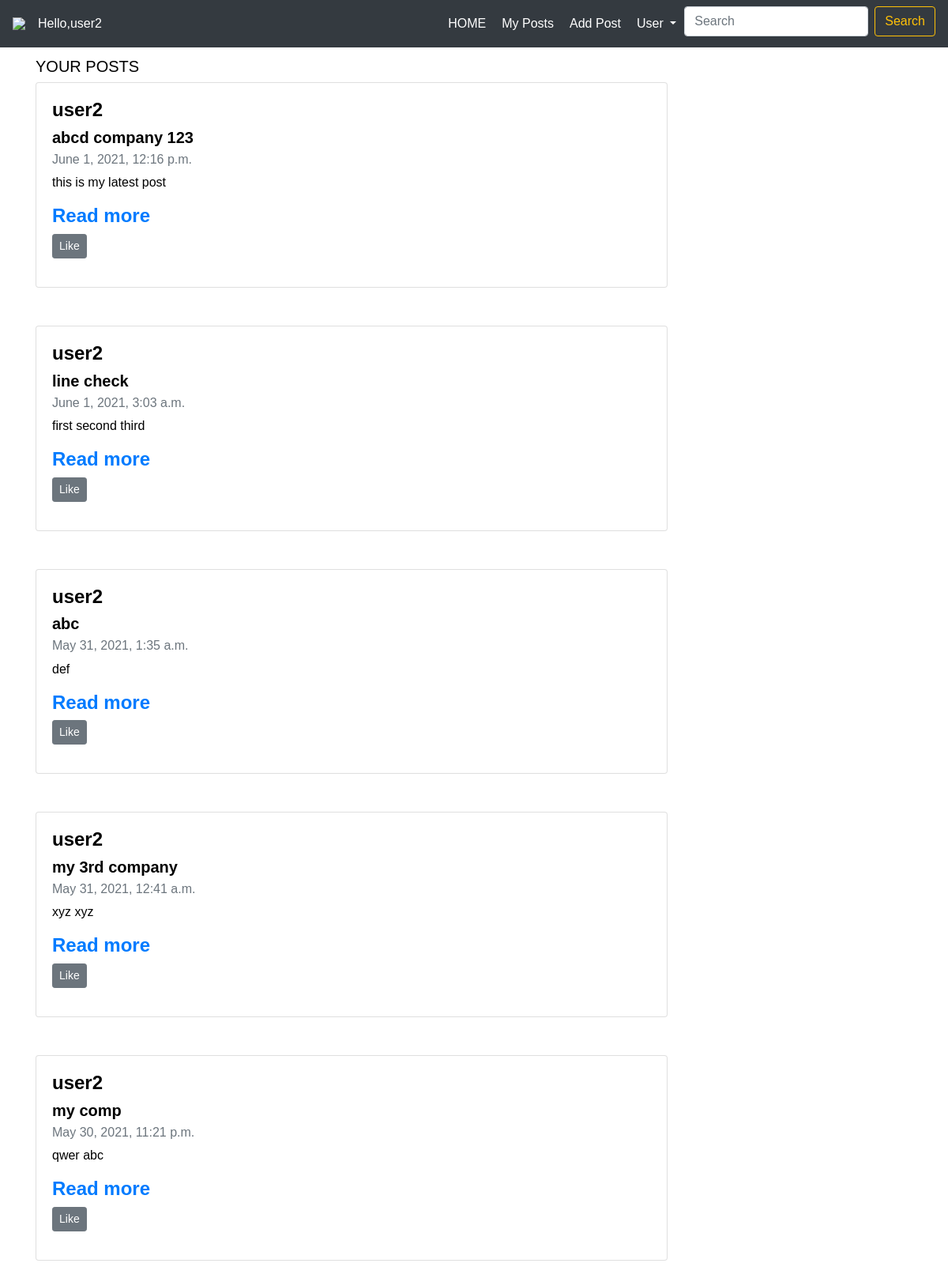
The app's page /userPosts/ (signed in) with its own data.
### accounts/models.py (models this page shows, shortened)
class Post(models.Model):
    student=models.ForeignKey(Student,null=True,on_delete=models.SET_NULL)
    title=models.CharField(max_length=200)
    name=models.CharField(max_length=200)
    desc=models.CharField(max_length=5000)
    pub_date = models.DateTimeField('date published')
    likes=models.ManyToManyField(User,related_name='blog_post')

### accounts/views.py (the view)
# urls.py: path('userPosts/',views.userPosts,name="userPosts"),
@login_required(login_url='login')
def userPosts(request):
    posts=Post.objects.filter(name=str(request.user)).order_by('-id')
    c={'posts':posts}
    return render(request,'accounts/user.html',c)

### accounts/templates/accounts/user.html (shortened to what this page needs)
{% extends 'accounts/main.html'  %}
{% load static %}
{% block content %}
<section id="jobs">
    <div class="container">
        <h5>YOUR POSTS</h5>
        {% if posts %}
        {% for i in posts %}
<div class="company-details">
    <div class="card" style="width: 50rem;">
        <div class="card-body">
            <h4  ><b>{{i.name}}</b></h4>
          <h5 class="card-title"><b>{{i.title}}</b></h5>
          <h6 class="card-subtitle mb-2 text-muted">{{i.pub_date}}</h6>
          <p class="card-text">{{ i.desc | truncatewords:"100"  }}</p>
          <a href="{% url 'post-detail' i.pk %}"><h4><b>Read more</b></h4></a>
          <form action="{% url 'like_post' i.pk %}" method="POST">
            <button type="submit",name="post_id", value="{{ i.id }}",  class="btn btn-secondary btn-sm">Like</button>
         </form>
        </div>
      </div>
      <br>
      <br>
</div>
{% endfor %}
{% else %}
    <h5>NO Posts</h5>
{% endif %}
{% endblock %}

### accounts/templates/accounts/main.html (shortened to what this page needs)
{% load static %}
<html>
    <head>
    <link href="https://cdn.jsdelivr.net/npm/bootstrap@5.0.0-beta3/dist/css/bootstrap.min.css" rel="stylesheet">
    <link rel="stylesheet" type="text/css" href="{% static '/css/main.css' %}">
</head>
    <body class="bg">
        {% include 'accounts/navbar.html' %}
        {% block content %}
        {% endblock %}
    </body>
</html>

### accounts/templates/accounts/navbar.html (shortened to what this page needs)
{% load static %}
<link rel="stylesheet" href="https://cdn.jsdelivr.net/npm/bootstrap@4.6.0/dist/css/bootstrap.min.css">
    <div class="menu-bar" >
      <nav class="navbar navbar-expand-sm bg-dark navbar-dark fixed-top">
        <a class="navbar-brand" href="#"><img src="{% static 'images/logo_st.jpg' %}"></a><span>Hello,{{request.user}} </span>
        <div class="collapse navbar-collapse" id="navbarNav">
          <ul class="navbar-nav ml-auto">
            <li class="nav-item ">
              <a class="nav-link" href="{% url 'home'  %}">HOME </a></li>
          <li class="nav-item">
            <a class="nav-link" href="{% url 'userPosts'  %}">My Posts</a>
          </li>
          <li class="nav-item">
            <a class="nav-link" href="{% url 'createPost'  %}">Add Post</a>
          </li>
          <li class="nav-item dropdown">
            <a class="nav-link dropdown-toggle" href="#" id="navbarDropdownMenuLink" data-toggle="dropdown" aria-haspopup="true" aria-expanded="false" class="btn btn-info btn-lg">
               User
            </a>
        </li>
        <li>
          <form class="form-inline my-2 my-lg-0" method=POST action="{% url 'search-company' %}">
            <input class="form-control mr-sm-2" type="search" placeholder="Search" aria-label="Search" name="searched">
            <button class="btn btn-outline-Warning my-2 my-sm-0" type="submit">Search</button>
          </form>
        </li>
          </ul>
        </div>
      </nav>
      </div>
      <br>
      <br>
      <br>

### static/css/main.css (style rules this page uses)
.bg { margin:0; padding:0; background-image: white; font-size:16px; color:black; font-family: sans-serif; font-weight:300; }
.menu-bar { background-image: linear-gradient(to right, #6db9ef, #7ce08a); }
.nav-link { font-size: 16px; color: #fff !important; margin: 2px; }
.navbar-nav { text-align: right; }

### accounts/templates/accounts/main.html (style rules this page uses)
.bg { margin:0; padding:0; background-color: white; font-size:16px; color:black; font-family: sans-serif; font-weight:300; }

### accounts/templates/accounts/navbar.html (style rules this page uses)
.menu-bar { color:white; background-image: linear-gradient(to right, #a65959, #8c7373); }
.nav-link { font-size: 16px; color: #fff !important; margin: 2px; }
.navbar-nav { text-align: right; }
.navbar-brand { color:white; }

### records on screen
Post: name "user2", title "abcd company 123", pub_date "June 1, 2021, 12:16 p.m.", desc "this is my latest post", {{ i.id }} 18 (drawn)
Post: name "user2", title "line check", pub_date "June 1, 2021, 3:03 a.m.", desc "first second third", {{ i.id }} 17 (drawn)
Post: name "user2", title "abc", pub_date "May 31, 2021, 1:35 a.m.", desc "def", {{ i.id }} 16 (drawn)
Post: name "user2", title "my 3rd company", pub_date "May 31, 2021, 12:41 a.m.", desc "xyz xyz", {{ i.id }} 15 (drawn)
Post: name "user2", title "my comp", pub_date "May 30, 2021, 11:21 p.m.", desc "qwer abc", {{ i.id }} 14 (drawn)

### other values on screen
{{ request.user }} "user2"
